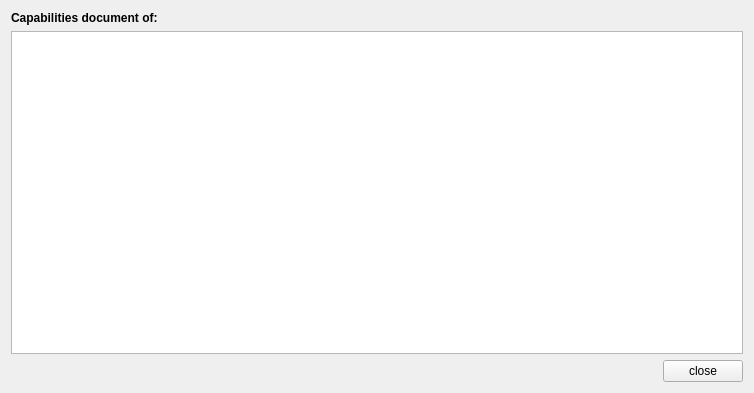
<ui version="4.0" >
 <class>WMSCapabilitiesBrowser</class>
 <widget class="QWidget" name="WMSCapabilitiesBrowser" >
  <property name="geometry" >
   <rect>
    <x>0</x>
    <y>0</y>
    <width>754</width>
    <height>393</height>
   </rect>
  </property>
  <property name="windowTitle" >
   <string>Browse WMS Capabilities - Mission Support System</string>
  </property>
  <layout class="QVBoxLayout" name="verticalLayout" >
   <item>
    <layout class="QHBoxLayout" name="horizontalLayout_2" >
     <item>
      <widget class="QLabel" name="label" >
       <property name="sizePolicy" >
        <sizepolicy vsizetype="Preferred" hsizetype="Preferred" >
         <horstretch>0</horstretch>
         <verstretch>0</verstretch>
        </sizepolicy>
       </property>
       <property name="font" >
        <font>
         <weight>75</weight>
         <bold>true</bold>
        </font>
       </property>
       <property name="text" >
        <string>Capabilities document of:</string>
       </property>
      </widget>
     </item>
     <item>
      <widget class="QLabel" name="lblURL" >
       <property name="sizePolicy" >
        <sizepolicy vsizetype="Preferred" hsizetype="MinimumExpanding" >
         <horstretch>0</horstretch>
         <verstretch>0</verstretch>
        </sizepolicy>
       </property>
       <property name="text" >
        <string>&lt;URL></string>
       </property>
      </widget>
     </item>
    </layout>
   </item>
   <item>
    <widget class="QTextBrowser" name="txtCapabilities" >
     <property name="openExternalLinks" >
      <bool>false</bool>
     </property>
    </widget>
   </item>
   <item>
    <layout class="QHBoxLayout" name="horizontalLayout" >
     <item>
      <spacer name="horizontalSpacer" >
       <property name="orientation" >
        <enum>Qt::Horizontal</enum>
       </property>
       <property name="sizeHint" stdset="0" >
        <size>
         <width>40</width>
         <height>20</height>
        </size>
       </property>
      </spacer>
     </item>
     <item>
      <widget class="QPushButton" name="btClose" >
       <property name="text" >
        <string>close</string>
       </property>
      </widget>
     </item>
    </layout>
   </item>
  </layout>
 </widget>
 <resources/>
 <connections>
  <connection>
   <sender>btClose</sender>
   <signal>clicked()</signal>
   <receiver>WMSCapabilitiesBrowser</receiver>
   <slot>close()</slot>
   <hints>
    <hint type="sourcelabel" >
     <x>718</x>
     <y>374</y>
    </hint>
    <hint type="destinationlabel" >
     <x>376</x>
     <y>196</y>
    </hint>
   </hints>
  </connection>
 </connections>
</ui>
